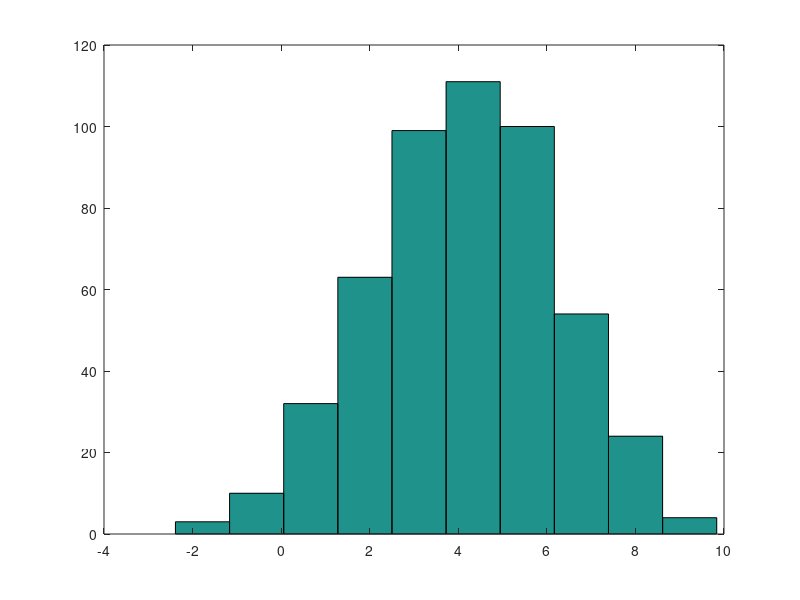
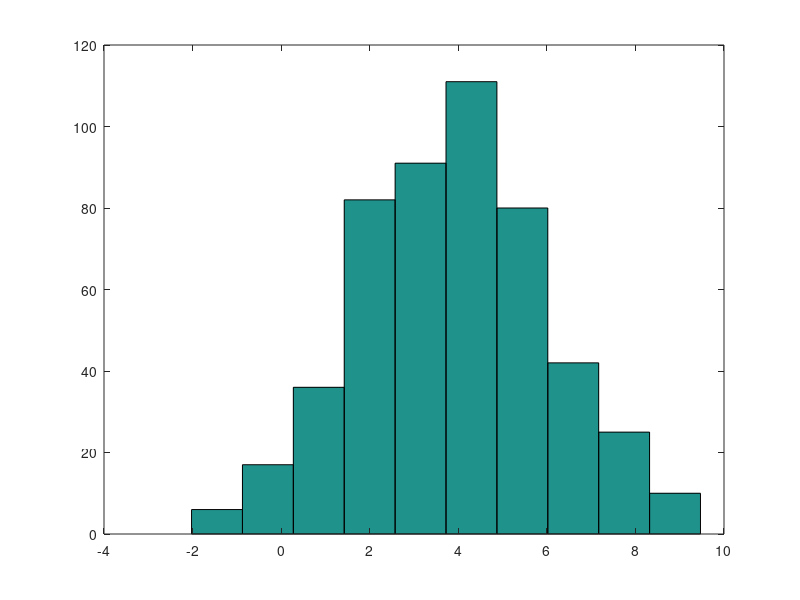

Reproduce these figures in MATLAB, in order.
% generate 500 normally dist random nums, mean=4, std = 2
clear all; close all; clc
A = randn(1, 500);

mean(A) % almost 0
std(A) % almost 1

B = 2*A; % std = 2

std(B) % almost 2

B = B + 4; % mean = 4

mean(B) % almost 4

hist(B)


% cara singkat
r = 4 + 2*randn(1,500);
figure
hist(r)
mean(r)
std(r)